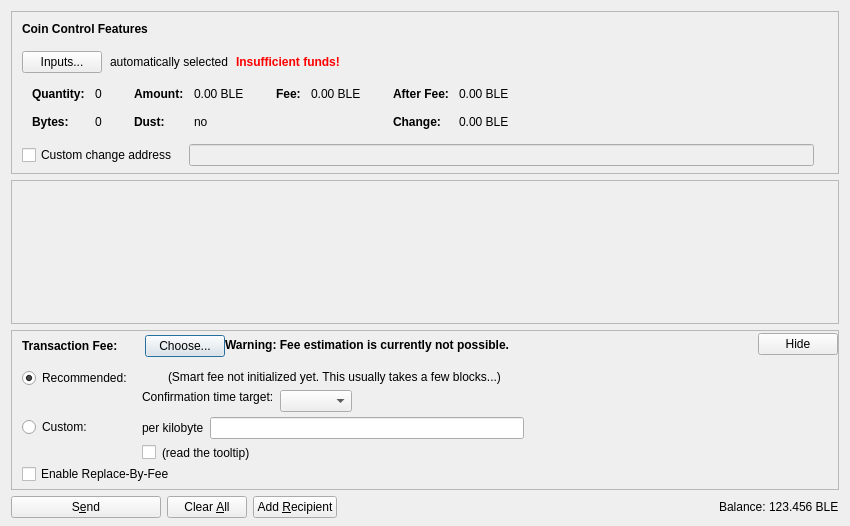
<?xml version="1.0" encoding="UTF-8"?>
<ui version="4.0">
 <class>SendCoinsDialog</class>
 <widget class="QDialog" name="SendCoinsDialog">
  <property name="geometry">
   <rect>
    <x>0</x>
    <y>0</y>
    <width>850</width>
    <height>526</height>
   </rect>
  </property>
  <property name="windowTitle">
   <string>Send Coins</string>
  </property>
  <layout class="QVBoxLayout" name="verticalLayout" stretch="0,1,0,0">
   <property name="bottomMargin">
    <number>8</number>
   </property>
   <item>
    <widget class="QFrame" name="frameCoinControl">
     <property name="sizePolicy">
      <sizepolicy hsizetype="Expanding" vsizetype="Expanding">
       <horstretch>0</horstretch>
       <verstretch>0</verstretch>
      </sizepolicy>
     </property>
     <property name="maximumSize">
      <size>
       <width>16777215</width>
       <height>16777215</height>
      </size>
     </property>
     <property name="frameShape">
      <enum>QFrame::StyledPanel</enum>
     </property>
     <property name="frameShadow">
      <enum>QFrame::Sunken</enum>
     </property>
     <layout class="QVBoxLayout" name="verticalLayoutCoinControl2">
      <property name="spacing">
       <number>0</number>
      </property>
      <property name="leftMargin">
       <number>0</number>
      </property>
      <property name="topMargin">
       <number>0</number>
      </property>
      <property name="rightMargin">
       <number>0</number>
      </property>
      <property name="bottomMargin">
       <number>6</number>
      </property>
      <item>
       <layout class="QVBoxLayout" name="verticalLayoutCoinControl" stretch="0,0,0,0,1">
        <property name="spacing">
         <number>0</number>
        </property>
        <property name="leftMargin">
         <number>10</number>
        </property>
        <property name="topMargin">
         <number>10</number>
        </property>
        <item>
         <layout class="QHBoxLayout" name="horizontalLayoutCoinControl1">
          <property name="bottomMargin">
           <number>15</number>
          </property>
          <item>
           <widget class="QLabel" name="labelCoinControlFeatures">
            <property name="sizePolicy">
             <sizepolicy hsizetype="Preferred" vsizetype="Maximum">
              <horstretch>0</horstretch>
              <verstretch>0</verstretch>
             </sizepolicy>
            </property>
            <property name="font">
             <font>
              <weight>75</weight>
              <bold>true</bold>
             </font>
            </property>
            <property name="styleSheet">
             <string notr="true">font-weight:bold;</string>
            </property>
            <property name="text">
             <string>Coin Control Features</string>
            </property>
           </widget>
          </item>
         </layout>
        </item>
        <item>
         <layout class="QHBoxLayout" name="horizontalLayoutCoinControl2" stretch="0,0,0,0">
          <property name="spacing">
           <number>8</number>
          </property>
          <property name="bottomMargin">
           <number>10</number>
          </property>
          <item>
           <widget class="QPushButton" name="pushButtonCoinControl">
            <property name="styleSheet">
             <string notr="true"/>
            </property>
            <property name="text">
             <string>Inputs...</string>
            </property>
            <property name="autoDefault">
             <bool>false</bool>
            </property>
           </widget>
          </item>
          <item>
           <widget class="QLabel" name="labelCoinControlAutomaticallySelected">
            <property name="text">
             <string>automatically selected</string>
            </property>
            <property name="margin">
             <number>5</number>
            </property>
           </widget>
          </item>
          <item>
           <widget class="QLabel" name="labelCoinControlInsuffFunds">
            <property name="font">
             <font>
              <weight>75</weight>
              <bold>true</bold>
             </font>
            </property>
            <property name="styleSheet">
             <string notr="true">color:red;font-weight:bold;</string>
            </property>
            <property name="text">
             <string>Insufficient funds!</string>
            </property>
            <property name="margin">
             <number>5</number>
            </property>
           </widget>
          </item>
          <item>
           <spacer name="horizontalSpacerCoinControl">
            <property name="orientation">
             <enum>Qt::Horizontal</enum>
            </property>
            <property name="sizeHint" stdset="0">
             <size>
              <width>40</width>
              <height>1</height>
             </size>
            </property>
           </spacer>
          </item>
         </layout>
        </item>
        <item>
         <widget class="QWidget" name="widgetCoinControl" native="true">
          <property name="sizePolicy">
           <sizepolicy hsizetype="Preferred" vsizetype="Preferred">
            <horstretch>0</horstretch>
            <verstretch>0</verstretch>
           </sizepolicy>
          </property>
          <property name="minimumSize">
           <size>
            <width>0</width>
            <height>0</height>
           </size>
          </property>
          <property name="styleSheet">
           <string notr="true"/>
          </property>
          <layout class="QHBoxLayout" name="horizontalLayoutCoinControl5">
           <property name="leftMargin">
            <number>0</number>
           </property>
           <property name="topMargin">
            <number>0</number>
           </property>
           <property name="rightMargin">
            <number>0</number>
           </property>
           <property name="bottomMargin">
            <number>0</number>
           </property>
           <item>
            <layout class="QHBoxLayout" name="horizontalLayoutCoinControl3" stretch="0,0,0,1">
             <property name="spacing">
              <number>20</number>
             </property>
             <property name="topMargin">
              <number>0</number>
             </property>
             <property name="bottomMargin">
              <number>10</number>
             </property>
             <item>
              <layout class="QFormLayout" name="formLayoutCoinControl1">
               <property name="horizontalSpacing">
                <number>10</number>
               </property>
               <property name="verticalSpacing">
                <number>14</number>
               </property>
               <property name="leftMargin">
                <number>10</number>
               </property>
               <property name="topMargin">
                <number>4</number>
               </property>
               <property name="rightMargin">
                <number>6</number>
               </property>
               <item row="0" column="0">
                <widget class="QLabel" name="labelCoinControlQuantityText">
                 <property name="font">
                  <font>
                   <weight>75</weight>
                   <bold>true</bold>
                  </font>
                 </property>
                 <property name="text">
                  <string>Quantity:</string>
                 </property>
                 <property name="margin">
                  <number>0</number>
                 </property>
                </widget>
               </item>
               <item row="0" column="1">
                <widget class="QLabel" name="labelCoinControlQuantity">
                 <property name="cursor">
                  <cursorShape>IBeamCursor</cursorShape>
                 </property>
                 <property name="contextMenuPolicy">
                  <enum>Qt::ActionsContextMenu</enum>
                 </property>
                 <property name="text">
                  <string notr="true">0</string>
                 </property>
                 <property name="margin">
                  <number>0</number>
                 </property>
                 <property name="textInteractionFlags">
                  <set>Qt::LinksAccessibleByMouse|Qt::TextSelectableByKeyboard|Qt::TextSelectableByMouse</set>
                 </property>
                </widget>
               </item>
               <item row="1" column="0">
                <widget class="QLabel" name="labelCoinControlBytesText">
                 <property name="font">
                  <font>
                   <weight>75</weight>
                   <bold>true</bold>
                  </font>
                 </property>
                 <property name="text">
                  <string>Bytes:</string>
                 </property>
                </widget>
               </item>
               <item row="1" column="1">
                <widget class="QLabel" name="labelCoinControlBytes">
                 <property name="cursor">
                  <cursorShape>IBeamCursor</cursorShape>
                 </property>
                 <property name="contextMenuPolicy">
                  <enum>Qt::ActionsContextMenu</enum>
                 </property>
                 <property name="text">
                  <string notr="true">0</string>
                 </property>
                 <property name="textInteractionFlags">
                  <set>Qt::LinksAccessibleByMouse|Qt::TextSelectableByKeyboard|Qt::TextSelectableByMouse</set>
                 </property>
                </widget>
               </item>
              </layout>
             </item>
             <item>
              <layout class="QFormLayout" name="formLayoutCoinControl2">
               <property name="horizontalSpacing">
                <number>10</number>
               </property>
               <property name="verticalSpacing">
                <number>14</number>
               </property>
               <property name="leftMargin">
                <number>6</number>
               </property>
               <property name="topMargin">
                <number>4</number>
               </property>
               <property name="rightMargin">
                <number>6</number>
               </property>
               <item row="0" column="0">
                <widget class="QLabel" name="labelCoinControlAmountText">
                 <property name="font">
                  <font>
                   <weight>75</weight>
                   <bold>true</bold>
                  </font>
                 </property>
                 <property name="text">
                  <string>Amount:</string>
                 </property>
                 <property name="margin">
                  <number>0</number>
                 </property>
                </widget>
               </item>
               <item row="0" column="1">
                <widget class="QLabel" name="labelCoinControlAmount">
                 <property name="cursor">
                  <cursorShape>IBeamCursor</cursorShape>
                 </property>
                 <property name="contextMenuPolicy">
                  <enum>Qt::ActionsContextMenu</enum>
                 </property>
                 <property name="text">
                  <string notr="true">0.00 BLE</string>
                 </property>
                 <property name="textInteractionFlags">
                  <set>Qt::LinksAccessibleByMouse|Qt::TextSelectableByKeyboard|Qt::TextSelectableByMouse</set>
                 </property>
                </widget>
               </item>
               <item row="1" column="0">
                <widget class="QLabel" name="labelCoinControlLowOutputText">
                 <property name="font">
                  <font>
                   <weight>75</weight>
                   <bold>true</bold>
                  </font>
                 </property>
                 <property name="text">
                  <string>Dust:</string>
                 </property>
                </widget>
               </item>
               <item row="1" column="1">
                <widget class="QLabel" name="labelCoinControlLowOutput">
                 <property name="cursor">
                  <cursorShape>IBeamCursor</cursorShape>
                 </property>
                 <property name="contextMenuPolicy">
                  <enum>Qt::ActionsContextMenu</enum>
                 </property>
                 <property name="text">
                  <string notr="true">no</string>
                 </property>
                 <property name="textInteractionFlags">
                  <set>Qt::LinksAccessibleByMouse|Qt::TextSelectableByKeyboard|Qt::TextSelectableByMouse</set>
                 </property>
                </widget>
               </item>
              </layout>
             </item>
             <item>
              <layout class="QFormLayout" name="formLayoutCoinControl3">
               <property name="horizontalSpacing">
                <number>10</number>
               </property>
               <property name="verticalSpacing">
                <number>14</number>
               </property>
               <property name="leftMargin">
                <number>6</number>
               </property>
               <property name="topMargin">
                <number>4</number>
               </property>
               <property name="rightMargin">
                <number>6</number>
               </property>
               <item row="0" column="0">
                <widget class="QLabel" name="labelCoinControlFeeText">
                 <property name="font">
                  <font>
                   <weight>75</weight>
                   <bold>true</bold>
                  </font>
                 </property>
                 <property name="text">
                  <string>Fee:</string>
                 </property>
                 <property name="margin">
                  <number>0</number>
                 </property>
                </widget>
               </item>
               <item row="0" column="1">
                <widget class="QLabel" name="labelCoinControlFee">
                 <property name="cursor">
                  <cursorShape>IBeamCursor</cursorShape>
                 </property>
                 <property name="contextMenuPolicy">
                  <enum>Qt::ActionsContextMenu</enum>
                 </property>
                 <property name="text">
                  <string notr="true">0.00 BLE</string>
                 </property>
                 <property name="textInteractionFlags">
                  <set>Qt::LinksAccessibleByMouse|Qt::TextSelectableByKeyboard|Qt::TextSelectableByMouse</set>
                 </property>
                </widget>
               </item>
              </layout>
             </item>
             <item>
              <layout class="QFormLayout" name="formLayoutCoinControl4">
               <property name="horizontalSpacing">
                <number>10</number>
               </property>
               <property name="verticalSpacing">
                <number>14</number>
               </property>
               <property name="leftMargin">
                <number>6</number>
               </property>
               <property name="topMargin">
                <number>4</number>
               </property>
               <property name="rightMargin">
                <number>6</number>
               </property>
               <item row="0" column="0">
                <widget class="QLabel" name="labelCoinControlAfterFeeText">
                 <property name="font">
                  <font>
                   <weight>75</weight>
                   <bold>true</bold>
                  </font>
                 </property>
                 <property name="text">
                  <string>After Fee:</string>
                 </property>
                 <property name="margin">
                  <number>0</number>
                 </property>
                </widget>
               </item>
               <item row="0" column="1">
                <widget class="QLabel" name="labelCoinControlAfterFee">
                 <property name="cursor">
                  <cursorShape>IBeamCursor</cursorShape>
                 </property>
                 <property name="contextMenuPolicy">
                  <enum>Qt::ActionsContextMenu</enum>
                 </property>
                 <property name="text">
                  <string notr="true">0.00 BLE</string>
                 </property>
                 <property name="textInteractionFlags">
                  <set>Qt::LinksAccessibleByMouse|Qt::TextSelectableByKeyboard|Qt::TextSelectableByMouse</set>
                 </property>
                </widget>
               </item>
               <item row="1" column="0">
                <widget class="QLabel" name="labelCoinControlChangeText">
                 <property name="font">
                  <font>
                   <weight>75</weight>
                   <bold>true</bold>
                  </font>
                 </property>
                 <property name="text">
                  <string>Change:</string>
                 </property>
                </widget>
               </item>
               <item row="1" column="1">
                <widget class="QLabel" name="labelCoinControlChange">
                 <property name="cursor">
                  <cursorShape>IBeamCursor</cursorShape>
                 </property>
                 <property name="contextMenuPolicy">
                  <enum>Qt::ActionsContextMenu</enum>
                 </property>
                 <property name="text">
                  <string notr="true">0.00 BLE</string>
                 </property>
                 <property name="textInteractionFlags">
                  <set>Qt::LinksAccessibleByMouse|Qt::TextSelectableByKeyboard|Qt::TextSelectableByMouse</set>
                 </property>
                </widget>
               </item>
              </layout>
             </item>
            </layout>
           </item>
          </layout>
         </widget>
        </item>
        <item>
         <layout class="QHBoxLayout" name="horizontalLayoutCoinControl4" stretch="0,0,0">
          <property name="spacing">
           <number>12</number>
          </property>
          <property name="sizeConstraint">
           <enum>QLayout::SetDefaultConstraint</enum>
          </property>
          <property name="topMargin">
           <number>5</number>
          </property>
          <property name="rightMargin">
           <number>5</number>
          </property>
          <item>
           <widget class="QCheckBox" name="checkBoxCoinControlChange">
            <property name="toolTip">
             <string>If this is activated, but the change address is empty or invalid, change will be sent to a newly generated address.</string>
            </property>
            <property name="text">
             <string>Custom change address</string>
            </property>
           </widget>
          </item>
          <item>
           <widget class="QValidatedLineEdit" name="lineEditCoinControlChange">
            <property name="enabled">
             <bool>false</bool>
            </property>
            <property name="sizePolicy">
             <sizepolicy hsizetype="Expanding" vsizetype="Fixed">
              <horstretch>0</horstretch>
              <verstretch>0</verstretch>
             </sizepolicy>
            </property>
           </widget>
          </item>
          <item>
           <widget class="QLabel" name="labelCoinControlChangeLabel">
            <property name="sizePolicy">
             <sizepolicy hsizetype="Preferred" vsizetype="Expanding">
              <horstretch>0</horstretch>
              <verstretch>0</verstretch>
             </sizepolicy>
            </property>
            <property name="minimumSize">
             <size>
              <width>0</width>
              <height>0</height>
             </size>
            </property>
            <property name="text">
             <string/>
            </property>
            <property name="margin">
             <number>3</number>
            </property>
           </widget>
          </item>
         </layout>
        </item>
        <item>
         <spacer name="verticalSpacerCoinControl">
          <property name="orientation">
           <enum>Qt::Vertical</enum>
          </property>
          <property name="sizeHint" stdset="0">
           <size>
            <width>800</width>
            <height>1</height>
           </size>
          </property>
         </spacer>
        </item>
       </layout>
      </item>
     </layout>
    </widget>
   </item>
   <item>
    <widget class="QScrollArea" name="scrollArea">
     <property name="widgetResizable">
      <bool>true</bool>
     </property>
     <widget class="QWidget" name="scrollAreaWidgetContents">
      <property name="geometry">
       <rect>
        <x>0</x>
        <y>0</y>
        <width>830</width>
        <height>104</height>
       </rect>
      </property>
      <layout class="QVBoxLayout" name="verticalLayout_2" stretch="0,1">
       <property name="leftMargin">
        <number>0</number>
       </property>
       <property name="topMargin">
        <number>0</number>
       </property>
       <property name="rightMargin">
        <number>0</number>
       </property>
       <property name="bottomMargin">
        <number>0</number>
       </property>
       <item>
        <layout class="QVBoxLayout" name="entries">
         <property name="spacing">
          <number>6</number>
         </property>
        </layout>
       </item>
       <item>
        <spacer name="verticalSpacer">
         <property name="orientation">
          <enum>Qt::Vertical</enum>
         </property>
         <property name="sizeHint" stdset="0">
          <size>
           <width>20</width>
           <height>40</height>
          </size>
         </property>
        </spacer>
       </item>
      </layout>
     </widget>
    </widget>
   </item>
   <item>
    <widget class="QFrame" name="frameFee">
     <property name="sizePolicy">
      <sizepolicy hsizetype="Expanding" vsizetype="Expanding">
       <horstretch>0</horstretch>
       <verstretch>0</verstretch>
      </sizepolicy>
     </property>
     <property name="maximumSize">
      <size>
       <width>16777215</width>
       <height>16777215</height>
      </size>
     </property>
     <property name="frameShape">
      <enum>QFrame::StyledPanel</enum>
     </property>
     <property name="frameShadow">
      <enum>QFrame::Sunken</enum>
     </property>
     <layout class="QVBoxLayout" name="verticalLayoutFee1">
      <property name="spacing">
       <number>0</number>
      </property>
      <property name="leftMargin">
       <number>0</number>
      </property>
      <property name="topMargin">
       <number>0</number>
      </property>
      <property name="rightMargin">
       <number>0</number>
      </property>
      <property name="bottomMargin">
       <number>0</number>
      </property>
      <item>
       <layout class="QVBoxLayout" name="verticalLayoutFee2" stretch="0,0,0">
        <property name="spacing">
         <number>0</number>
        </property>
        <property name="leftMargin">
         <number>10</number>
        </property>
        <property name="topMargin">
         <number>0</number>
        </property>
        <item>
         <layout class="QHBoxLayout" name="horizontalLayoutFee1">
          <property name="bottomMargin">
           <number>0</number>
          </property>
          <item>
           <layout class="QVBoxLayout" name="verticalLayoutFee7">
            <property name="spacing">
             <number>0</number>
            </property>
            <item>
             <spacer name="verticalSpacerSmartFee">
              <property name="orientation">
               <enum>Qt::Vertical</enum>
              </property>
              <property name="sizeType">
               <enum>QSizePolicy::Fixed</enum>
              </property>
              <property name="sizeHint" stdset="0">
               <size>
                <width>1</width>
                <height>4</height>
               </size>
              </property>
             </spacer>
            </item>
            <item>
             <layout class="QHBoxLayout" name="horizontalLayoutSmartFee">
              <property name="spacing">
               <number>10</number>
              </property>
              <item>
               <widget class="QLabel" name="labelFeeHeadline">
                <property name="sizePolicy">
                 <sizepolicy hsizetype="Preferred" vsizetype="Maximum">
                  <horstretch>0</horstretch>
                  <verstretch>0</verstretch>
                 </sizepolicy>
                </property>
                <property name="font">
                 <font>
                  <weight>75</weight>
                  <bold>true</bold>
                 </font>
                </property>
                <property name="styleSheet">
                 <string notr="true">font-weight:bold;</string>
                </property>
                <property name="text">
                 <string>Transaction Fee:</string>
                </property>
               </widget>
              </item>
              <item>
               <widget class="QLabel" name="labelFeeMinimized">
                <property name="text">
                 <string/>
                </property>
               </widget>
              </item>
              <item>
               <widget class="QPushButton" name="buttonChooseFee">
                <property name="text">
                 <string>Choose...</string>
                </property>
               </widget>
              </item>
             </layout>
            </item>
            <item>
             <spacer name="verticalSpacer_5">
              <property name="orientation">
               <enum>Qt::Vertical</enum>
              </property>
              <property name="sizeHint" stdset="0">
               <size>
                <width>1</width>
                <height>1</height>
               </size>
              </property>
             </spacer>
            </item>
           </layout>
          </item>
          <item>
           <widget class="QLabel" name="fallbackFeeWarningLabel">
            <property name="toolTip">
             <string>Using the fallbackfee can result in sending a transaction that will take several hours or days (or never) to confirm. Consider choosing your fee manually or wait until you have validated the complete chain.</string>
            </property>
            <property name="font">
            <font>
                <weight>75</weight>
                <bold>true</bold>
            </font>
            </property>
            <property name="text">
             <string>Warning: Fee estimation is currently not possible.</string>
            </property>
            <property name="wordWrap">
             <bool>false</bool>
            </property>
           </widget>
          </item>
          <item>
           <spacer name="horizontalSpacer_4">
            <property name="orientation">
             <enum>Qt::Horizontal</enum>
            </property>
            <property name="sizeType">
             <enum>QSizePolicy::MinimumExpanding</enum>
            </property>
            <property name="sizeHint" stdset="0">
             <size>
              <width>40</width>
              <height>20</height>
             </size>
            </property>
           </spacer>
          </item>
          <item>
           <widget class="QPushButton" name="buttonMinimizeFee">
            <property name="toolTip">
             <string>collapse fee-settings</string>
            </property>
            <property name="text">
             <string>Hide</string>
            </property>
           </widget>
          </item>
         </layout>
        </item>
        <item>
         <widget class="QFrame" name="frameFeeSelection">
          <layout class="QVBoxLayout" name="verticalLayoutFee12">
           <property name="spacing">
            <number>0</number>
           </property>
           <property name="leftMargin">
            <number>0</number>
           </property>
           <property name="topMargin">
            <number>0</number>
           </property>
           <property name="rightMargin">
            <number>0</number>
           </property>
           <property name="bottomMargin">
            <number>0</number>
           </property>
           <item>
            <layout class="QGridLayout" name="gridLayoutFee">
             <property name="topMargin">
              <number>10</number>
             </property>
             <property name="bottomMargin">
              <number>4</number>
             </property>
             <property name="horizontalSpacing">
              <number>10</number>
             </property>
             <property name="verticalSpacing">
              <number>4</number>
             </property>
             <item row="1" column="1">
              <layout class="QVBoxLayout" name="verticalLayoutFee8">
               <property name="spacing">
                <number>6</number>
               </property>
               <item>
                <layout class="QHBoxLayout" name="horizontalLayoutFee13">
                 <item>
                  <widget class="QLabel" name="labelCustomPerKilobyte">
                   <property name="toolTip">
                    <string>Specify a custom fee per kB (1,000 bytes) of the transaction's virtual size.

Note:  Since the fee is calculated on a per-byte basis, a fee of "100 satoshis per kB" for a transaction size of 500 bytes (half of 1 kB) would ultimately yield a fee of only 50 satoshis.</string>
                   </property>
                   <property name="text">
                    <string>per kilobyte</string>
                   </property>
                  </widget>
                 </item>
                 <item>
                  <widget class="BitcoinlimitededitionAmountField" name="customFee"/>
                 </item>
                 <item>
                  <spacer name="horizontalSpacer_6">
                   <property name="orientation">
                    <enum>Qt::Horizontal</enum>
                   </property>
                   <property name="sizeHint" stdset="0">
                    <size>
                     <width>1</width>
                     <height>1</height>
                    </size>
                   </property>
                  </spacer>
                 </item>
                </layout>
               </item>
               <item>
                <layout class="QHBoxLayout" name="horizontalLayoutFee8">
                 <item>
                  <widget class="QCheckBox" name="checkBoxMinimumFee">
                   <property name="toolTip">
                    <string>Paying only the minimum fee is just fine as long as there is less transaction volume than space in the blocks. But be aware that this can end up in a never confirming transaction once there is more demand for bitcoinlimitededition transactions than the network can process.</string>
                   </property>
                   <property name="text">
                    <string/>
                   </property>
                  </widget>
                 </item>
                 <item>
                  <widget class="QLabel" name="labelMinFeeWarning">
                   <property name="enabled">
                    <bool>true</bool>
                   </property>
                   <property name="toolTip">
                    <string>Paying only the minimum fee is just fine as long as there is less transaction volume than space in the blocks. But be aware that this can end up in a never confirming transaction once there is more demand for bitcoinlimitededition transactions than the network can process.</string>
                   </property>
                   <property name="text">
                    <string>(read the tooltip)</string>
                   </property>
                   <property name="margin">
                    <number>5</number>
                   </property>
                  </widget>
                 </item>
                 <item>
                  <spacer name="horizontalSpacer_2">
                   <property name="orientation">
                    <enum>Qt::Horizontal</enum>
                   </property>
                   <property name="sizeHint" stdset="0">
                    <size>
                     <width>1</width>
                     <height>1</height>
                    </size>
                   </property>
                  </spacer>
                 </item>
                </layout>
               </item>
              </layout>
             </item>
             <item row="0" column="0">
              <layout class="QVBoxLayout" name="verticalLayoutFee4" stretch="0,1">
               <item>
                <widget class="QRadioButton" name="radioSmartFee">
                 <property name="text">
                  <string>Recommended:</string>
                 </property>
                 <property name="checked">
                  <bool>true</bool>
                 </property>
                 <attribute name="buttonGroup">
                  <string notr="true">groupFee</string>
                 </attribute>
                </widget>
               </item>
               <item>
                <spacer name="verticalSpacer_2">
                 <property name="orientation">
                  <enum>Qt::Vertical</enum>
                 </property>
                 <property name="sizeHint" stdset="0">
                  <size>
                   <width>1</width>
                   <height>1</height>
                  </size>
                 </property>
                </spacer>
               </item>
              </layout>
             </item>
             <item row="1" column="0">
              <layout class="QVBoxLayout" name="verticalLayoutFee9" stretch="0,1">
               <item>
                <widget class="QRadioButton" name="radioCustomFee">
                 <property name="text">
                  <string>Custom:</string>
                 </property>
                 <attribute name="buttonGroup">
                  <string notr="true">groupFee</string>
                 </attribute>
                </widget>
               </item>
               <item>
                <spacer name="verticalSpacer_6">
                 <property name="orientation">
                  <enum>Qt::Vertical</enum>
                 </property>
                 <property name="sizeHint" stdset="0">
                  <size>
                   <width>1</width>
                   <height>1</height>
                  </size>
                 </property>
                </spacer>
               </item>
              </layout>
             </item>
             <item row="0" column="1">
              <layout class="QVBoxLayout" name="verticalLayoutFee3" stretch="0,0,1">
               <property name="spacing">
                <number>6</number>
               </property>
               <property name="topMargin">
                <number>2</number>
               </property>
               <item>
                <layout class="QHBoxLayout" name="horizontalLayoutFee12">
                 <item>
                  <widget class="QLabel" name="labelSmartFee">
                   <property name="text">
                    <string/>
                   </property>
                   <property name="margin">
                    <number>2</number>
                   </property>
                  </widget>
                 </item>
                 <item>
                  <widget class="QLabel" name="labelFeeEstimation">
                   <property name="text">
                    <string/>
                   </property>
                  </widget>
                 </item>
                 <item>
                  <widget class="QLabel" name="labelSmartFee2">
                   <property name="text">
                    <string>(Smart fee not initialized yet. This usually takes a few blocks...)</string>
                   </property>
                   <property name="margin">
                    <number>2</number>
                   </property>
                  </widget>
                 </item>
                 <item>
                  <spacer name="horizontalSpacer_5">
                   <property name="orientation">
                    <enum>Qt::Horizontal</enum>
                   </property>
                   <property name="sizeHint" stdset="0">
                    <size>
                     <width>1</width>
                     <height>1</height>
                    </size>
                   </property>
                  </spacer>
                 </item>
                </layout>
               </item>
               <item>
                <layout class="QHBoxLayout" name="horizontalLayoutFee9">
                 <item>
                  <layout class="QVBoxLayout" name="verticalLayoutFee6">
                   <item>
                    <widget class="QLabel" name="labelSmartFee3">
                     <property name="text">
                      <string>Confirmation time target:</string>
                     </property>
                     <property name="margin">
                      <number>2</number>
                     </property>
                    </widget>
                   </item>
                   <item>
                    <spacer name="verticalSpacer_3">
                     <property name="orientation">
                      <enum>Qt::Vertical</enum>
                     </property>
                     <property name="sizeHint" stdset="0">
                      <size>
                       <width>1</width>
                       <height>1</height>
                      </size>
                     </property>
                    </spacer>
                   </item>
                  </layout>
                 </item>
                 <item>
                  <layout class="QVBoxLayout" name="verticalLayoutFee5">
                   <property name="rightMargin">
                    <number>30</number>
                   </property>
                   <item>
                    <layout class="QHBoxLayout" name="horizontalLayoutConfTarget">
                     <property name="bottomMargin">
                      <number>0</number>
                     </property>
                     <item>
                      <widget class="QComboBox" name="confTargetSelector"/>
                     </item>
                     <item>
                      <spacer name="horizontalSpacerConfTarget">
                       <property name="orientation">
                        <enum>Qt::Horizontal</enum>
                       </property>
                       <property name="sizeHint" stdset="0">
                        <size>
                         <width>40</width>
                         <height>20</height>
                        </size>
                       </property>
                      </spacer>
                     </item>
                    </layout>
                   </item>
                  </layout>
                 </item>
                </layout>
               </item>
               <item>
                <spacer name="verticalSpacer_4">
                 <property name="orientation">
                  <enum>Qt::Vertical</enum>
                 </property>
                 <property name="sizeHint" stdset="0">
                  <size>
                   <width>1</width>
                   <height>1</height>
                  </size>
                 </property>
                </spacer>
               </item>
              </layout>
             </item>
            </layout>
           </item>
           <item>
            <widget class="QCheckBox" name="optInRBF">
             <property name="text">
              <string>Enable Replace-By-Fee</string>
             </property>
             <property name="toolTip">
              <string>With Replace-By-Fee (BIP-125) you can increase a transaction's fee after it is sent. Without this, a higher fee may be recommended to compensate for increased transaction delay risk.</string>
             </property>
            </widget>
           </item>
          </layout>
         </widget>
        </item>
        <item>
         <spacer name="verticalSpacerFee">
          <property name="orientation">
           <enum>Qt::Vertical</enum>
          </property>
          <property name="sizeHint" stdset="0">
           <size>
            <width>40</width>
            <height>5</height>
           </size>
          </property>
         </spacer>
        </item>
       </layout>
      </item>
     </layout>
    </widget>
   </item>
   <item>
    <layout class="QHBoxLayout" name="horizontalLayout">
     <item>
      <widget class="QPushButton" name="sendButton">
       <property name="minimumSize">
        <size>
         <width>150</width>
         <height>0</height>
        </size>
       </property>
       <property name="toolTip">
        <string>Confirm the send action</string>
       </property>
       <property name="text">
        <string>S&amp;end</string>
       </property>
       <property name="icon">
        <iconset resource="../bitcoinlimitededition.qrc">
         <normaloff>:/icons/send</normaloff>:/icons/send</iconset>
       </property>
       <property name="autoDefault">
        <bool>false</bool>
       </property>
       <property name="default">
        <bool>false</bool>
       </property>
      </widget>
     </item>
     <item>
      <widget class="QPushButton" name="clearButton">
       <property name="sizePolicy">
        <sizepolicy hsizetype="Minimum" vsizetype="Fixed">
         <horstretch>0</horstretch>
         <verstretch>0</verstretch>
        </sizepolicy>
       </property>
       <property name="toolTip">
        <string>Clear all fields of the form.</string>
       </property>
       <property name="text">
        <string>Clear &amp;All</string>
       </property>
       <property name="icon">
        <iconset resource="../bitcoinlimitededition.qrc">
         <normaloff>:/icons/remove</normaloff>:/icons/remove</iconset>
       </property>
       <property name="autoDefault">
        <bool>false</bool>
       </property>
      </widget>
     </item>
     <item>
      <widget class="QPushButton" name="addButton">
       <property name="toolTip">
        <string>Send to multiple recipients at once</string>
       </property>
       <property name="text">
        <string>Add &amp;Recipient</string>
       </property>
       <property name="icon">
        <iconset resource="../bitcoinlimitededition.qrc">
         <normaloff>:/icons/add</normaloff>:/icons/add</iconset>
       </property>
       <property name="autoDefault">
        <bool>false</bool>
       </property>
      </widget>
     </item>
     <item>
      <spacer name="horizontalSpacer">
       <property name="orientation">
        <enum>Qt::Horizontal</enum>
       </property>
       <property name="sizeHint" stdset="0">
        <size>
         <width>40</width>
         <height>20</height>
        </size>
       </property>
      </spacer>
     </item>
     <item>
      <layout class="QHBoxLayout" name="horizontalLayout_2">
       <property name="spacing">
        <number>3</number>
       </property>
       <item>
        <widget class="QLabel" name="label">
         <property name="sizePolicy">
          <sizepolicy hsizetype="Preferred" vsizetype="Fixed">
           <horstretch>0</horstretch>
           <verstretch>0</verstretch>
          </sizepolicy>
         </property>
         <property name="text">
          <string>Balance:</string>
         </property>
        </widget>
       </item>
       <item>
        <widget class="QLabel" name="labelBalance">
         <property name="sizePolicy">
          <sizepolicy hsizetype="Preferred" vsizetype="Fixed">
           <horstretch>0</horstretch>
           <verstretch>0</verstretch>
          </sizepolicy>
         </property>
         <property name="cursor">
          <cursorShape>IBeamCursor</cursorShape>
         </property>
         <property name="text">
          <string notr="true">123.456 BLE</string>
         </property>
         <property name="textInteractionFlags">
          <set>Qt::LinksAccessibleByMouse|Qt::TextSelectableByKeyboard|Qt::TextSelectableByMouse</set>
         </property>
        </widget>
       </item>
      </layout>
     </item>
    </layout>
   </item>
  </layout>
 </widget>
 <customwidgets>
  <customwidget>
   <class>QValidatedLineEdit</class>
   <extends>QLineEdit</extends>
   <header>qt/qvalidatedlineedit.h</header>
  </customwidget>
  <customwidget>
   <class>BitcoinlimitededitionAmountField</class>
   <extends>QLineEdit</extends>
   <header>qt/bitcoinlimitededitionamountfield.h</header>
   <container>1</container>
  </customwidget>
 </customwidgets>
 <resources>
  <include location="../bitcoinlimitededition.qrc"/>
 </resources>
 <connections/>
 <buttongroups>
  <buttongroup name="groupFee"/>
 </buttongroups>
</ui>
